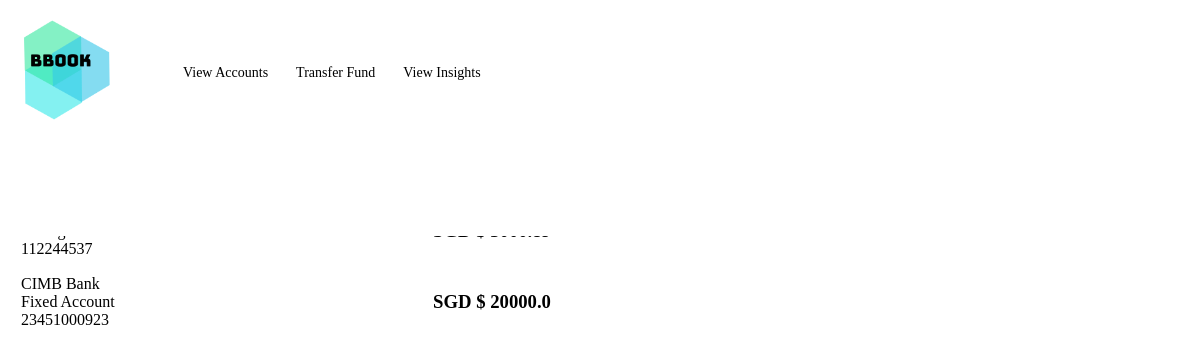
Page /depositaccounts/1 on the committed database.
### tables this page shows
CREATE TABLE "Account" (
	`BankID`	INTEGER,
	`CustomerID`	INTEGER,
	`AccountType`	REAL,
	`AccountNumber`	INTEGER,
	`Balance`	REAL,
	PRIMARY KEY(`AccountNumber`),
	FOREIGN KEY(`CustomerID`) REFERENCES `Customer`(`CustomerID`),
	FOREIGN KEY(`BankID`) REFERENCES `Bank`(`BankID`)
);

CREATE TABLE `Bank` (
	`BankID`	INTEGER PRIMARY KEY AUTOINCREMENT,
	`BankName`	TEXT,
	`BankAddress`	TEXT,
	`BankTelephone`	INTEGER
);

### app.py (the view)
@app.route('/depositaccounts/<CustomerID>')
def depositaccounts(CustomerID):
       connection = sqlite3.connect("BBOOK.db")
       cursor = connection.execute("SELECT * FROM Account, Bank WHERE CustomerID = ? AND Account.BankID = Bank.BankID", (CustomerID,)).fetchall()
       connection.close()
       return flask.render_template("depositaccounts.html", cursor = cursor, CustomerID = CustomerID)

### templates/depositaccounts.html (shortened to what this page needs)
<!DOCTYPE html>
<html>
<head>
</head>
<body>
		<div class="navbar">
		<table>
		<tr>
		<td style= "width:150px">
            <a href="{{url_for('main', CustomerID = CustomerID)}}"><img src="{{ url_for('static', filename='BBOOK.png') }}" width="100" height=""/> </a>
		</td>
		<td style= "width:400px">
					<a href="{{url_for('accounts', CustomerID = CustomerID)}}">View Accounts</a>
					<a href="{{url_for('transfer', CustomerID = CustomerID)}}">Transfer Fund</a>
					<a href="{{url_for('insights', CustomerID = CustomerID)}}">View Insights</a>
					</td>
				</tr>
				</table>
            </div>
<div class="main">
		<table>
			<tr>
				<th><b>Deposit Accounts</b></th>
			{% for record in cursor %}
			</tr>
			<tr>
				<td>{{record[6]}}<br>{{record[2]}} Account<br>{{record[3]}}
				</td>
				<td><h3>SGD $ {{record[4] | round(2, 'floor') }}</h3></td>
			{% endfor %}
		</div>
</body>
</html>

### templates/depositaccounts.html (style rules this page uses)
body { margin:0; }
.navbar { overflow: hidden; background-color: #ffffff; position: fixed; top: 0; width: 100%; height: 20%; }
.navbar a { float: left; display: block; color: #000000; text-align: center; padding: 10px 14px; text-decoration: none; font-size: 14px; }
.main { padding: 14px; margin-top: 150px; height: 1000px; }
th, td { padding: 5px; text-align: left; width: 400px; }

### rows in the picture
Account: AccountNumber "112244537"
Account: BankName "CIMB Bank", AccountType "Fixed", AccountNumber "23451000923", Balance "20000.0"
